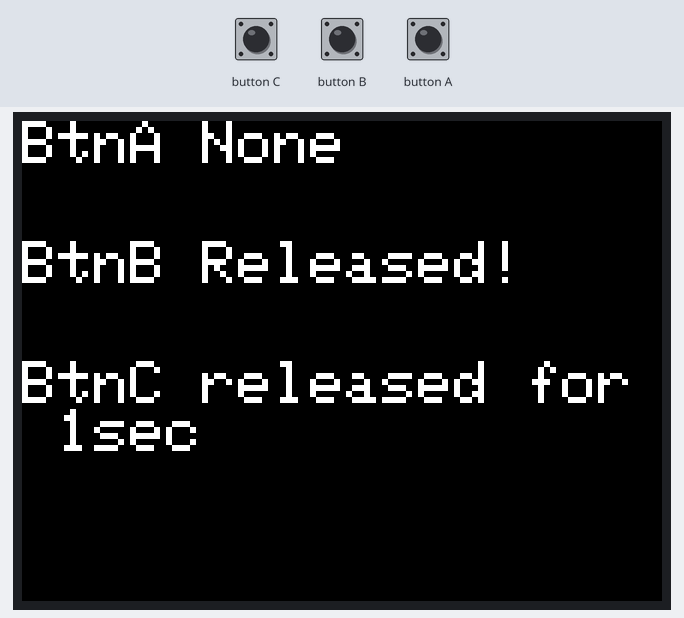
A sketch run on a simulated ESP32. Parts: 320×240 colour display. Inputs (shaded band) come from the test bench.

Above: at 1.4 s.
1.5 s: button A pressed for 1 s
4.0 s: button B pressed for 0.15 s
At 4.11 s:
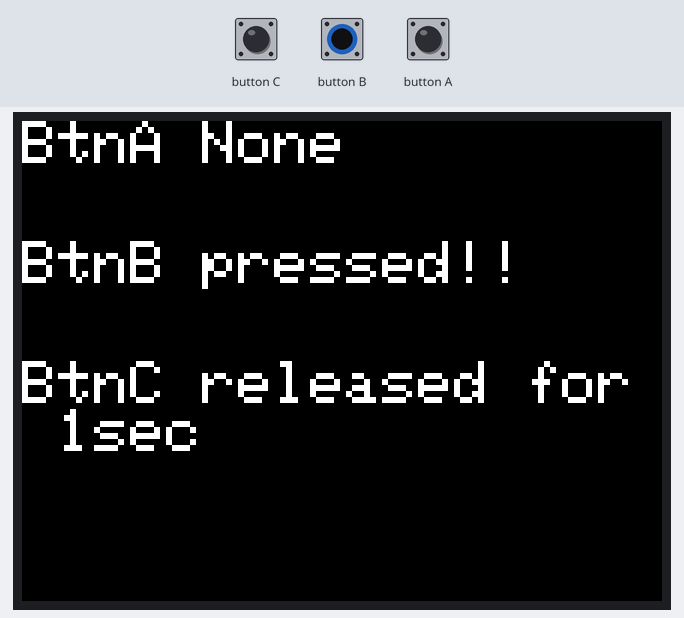
5.6 s: button C pressed for 3.2 s
At 7.9 s:
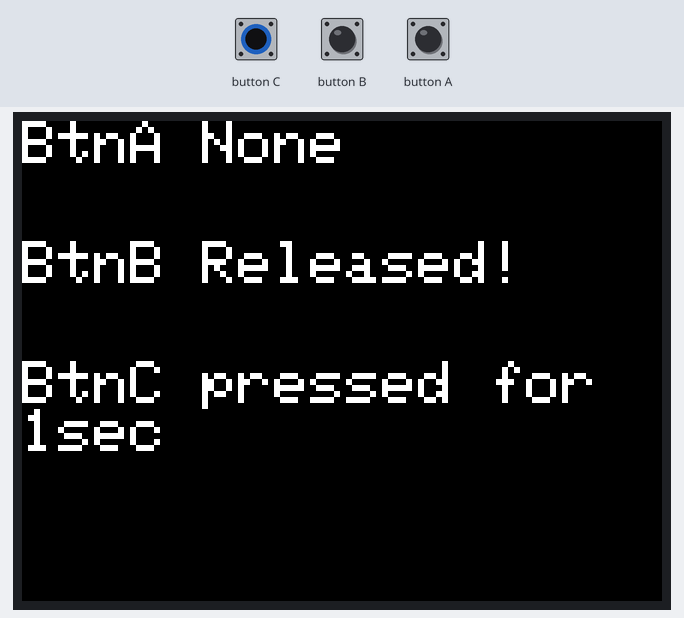
Timing chart, 0 to 9.4 s (numbered marks = the images above; inputs shaded):
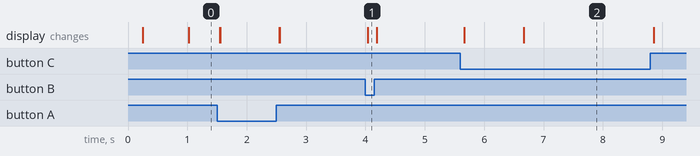

The sketch:

button.ino
```cpp
#include <M5Stack.h>

//reference = https://lang-ship.com/reference/unofficial/M5StickC/Class/Button/

void setup() {
  // init lcd, serial, but don't init sd card
  M5.begin(true, false, true);

   //Power chipがgpio21, gpio22, I2Cにつながれたデバイスに接続される。
  //バッテリー動作の場合はこの関数を読んでください（バッテリーの電圧を調べるらしい）
  M5.Power.begin();

  M5.Lcd.fillScreen(BLACK);
  M5.Lcd.setTextColor(WHITE, BLACK);
  M5.Lcd.setTextSize(3);
}


void loop() {
  M5.update();// update button state

  M5.Lcd.setCursor(0,0);
  if (M5.BtnA.wasPressed()) {
    M5.Lcd.printf("BtnA pressed!");
  } else if (M5.BtnA.wasReleased()) {
    M5.Lcd.print("BtnA Released!");
  }else{
    M5.Lcd.print("BtnA None     ");
  }


  M5.Lcd.setCursor(0,60);
  if (M5.BtnB.isPressed()) {
    M5.Lcd.printf("BtnB pressed!");
  } else if (M5.BtnB.isReleased()) {
    M5.Lcd.print("BtnB Released!");
  }else{
    M5.Lcd.print("BtnB None     ");
  }


  M5.Lcd.setCursor(0, 120);
  if (M5.BtnC.pressedFor(1000)) {
    M5.Lcd.print("BtnC pressed for 1sec  ");
  }else if(M5.BtnC.releasedFor(1000)){
    M5.Lcd.print("BtnC released for 1sec ");
  }else{
    M5.Lcd.print("BtnC None              ");
  }
}
```

Measured:
- after the input at 4.0 s, the display: changes at once (image 1)
- after the input at 5.6 s, the display: first changes after 0.06 s (image 2 shows a later state)
